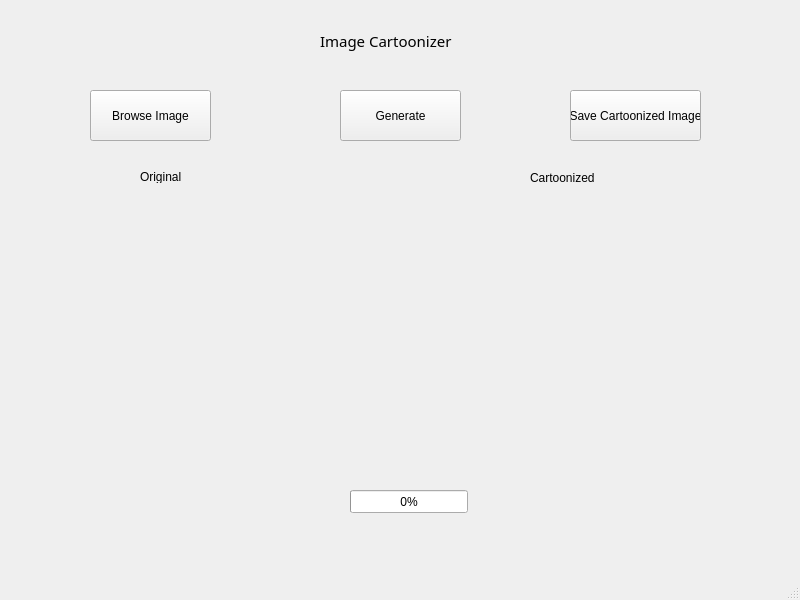
<?xml version="1.0" encoding="UTF-8"?>
<ui version="4.0">
 <class>MainWindow</class>
 <widget class="QMainWindow" name="MainWindow">
  <property name="geometry">
   <rect>
    <x>0</x>
    <y>0</y>
    <width>800</width>
    <height>600</height>
   </rect>
  </property>
  <property name="windowTitle">
   <string>MainWindow</string>
  </property>
  <widget class="QWidget" name="centralwidget">
   <widget class="QLabel" name="label">
    <property name="geometry">
     <rect>
      <x>320</x>
      <y>20</y>
      <width>151</width>
      <height>41</height>
     </rect>
    </property>
    <property name="font">
     <font>
      <family>Cooper Black</family>
      <pointsize>11</pointsize>
     </font>
    </property>
    <property name="text">
     <string>Image Cartoonizer</string>
    </property>
   </widget>
   <widget class="QPushButton" name="pushButton">
    <property name="geometry">
     <rect>
      <x>90</x>
      <y>90</y>
      <width>121</width>
      <height>51</height>
     </rect>
    </property>
    <property name="text">
     <string>Browse Image</string>
    </property>
   </widget>
   <widget class="QPushButton" name="pushButton_2">
    <property name="geometry">
     <rect>
      <x>340</x>
      <y>90</y>
      <width>121</width>
      <height>51</height>
     </rect>
    </property>
    <property name="text">
     <string>Generate</string>
    </property>
   </widget>
   <widget class="QPushButton" name="pushButton_3">
    <property name="geometry">
     <rect>
      <x>570</x>
      <y>90</y>
      <width>131</width>
      <height>51</height>
     </rect>
    </property>
    <property name="mouseTracking">
     <bool>false</bool>
    </property>
    <property name="autoFillBackground">
     <bool>false</bool>
    </property>
    <property name="text">
     <string>Save Cartoonized Image</string>
    </property>
   </widget>
   <widget class="QProgressBar" name="progressBar">
    <property name="geometry">
     <rect>
      <x>350</x>
      <y>490</y>
      <width>118</width>
      <height>23</height>
     </rect>
    </property>
    <property name="value">
     <number>0</number>
    </property>
   </widget>
   <widget class="QWidget" name="horizontalLayoutWidget">
    <property name="geometry">
     <rect>
      <x>90</x>
      <y>190</y>
      <width>611</width>
      <height>261</height>
     </rect>
    </property>
    <layout class="QHBoxLayout" name="horizontalLayout">
     <item>
      <widget class="QLabel" name="label_3">
       <property name="text">
        <string/>
       </property>
      </widget>
     </item>
     <item>
      <spacer name="horizontalSpacer">
       <property name="orientation">
        <enum>Qt::Horizontal</enum>
       </property>
       <property name="sizeType">
        <enum>QSizePolicy::Fixed</enum>
       </property>
       <property name="sizeHint" stdset="0">
        <size>
         <width>40</width>
         <height>20</height>
        </size>
       </property>
      </spacer>
     </item>
     <item>
      <widget class="QLabel" name="label_2">
       <property name="text">
        <string/>
       </property>
      </widget>
     </item>
    </layout>
   </widget>
   <widget class="QLabel" name="label_4">
    <property name="geometry">
     <rect>
      <x>140</x>
      <y>170</y>
      <width>47</width>
      <height>13</height>
     </rect>
    </property>
    <property name="text">
     <string>Original</string>
    </property>
   </widget>
   <widget class="QLabel" name="label_5">
    <property name="geometry">
     <rect>
      <x>530</x>
      <y>170</y>
      <width>71</width>
      <height>16</height>
     </rect>
    </property>
    <property name="text">
     <string>Cartoonized</string>
    </property>
   </widget>
  </widget>
  <widget class="QMenuBar" name="menubar">
   <property name="geometry">
    <rect>
     <x>0</x>
     <y>0</y>
     <width>800</width>
     <height>21</height>
    </rect>
   </property>
  </widget>
  <widget class="QStatusBar" name="statusbar"/>
 </widget>
 <resources/>
 <connections/>
</ui>
